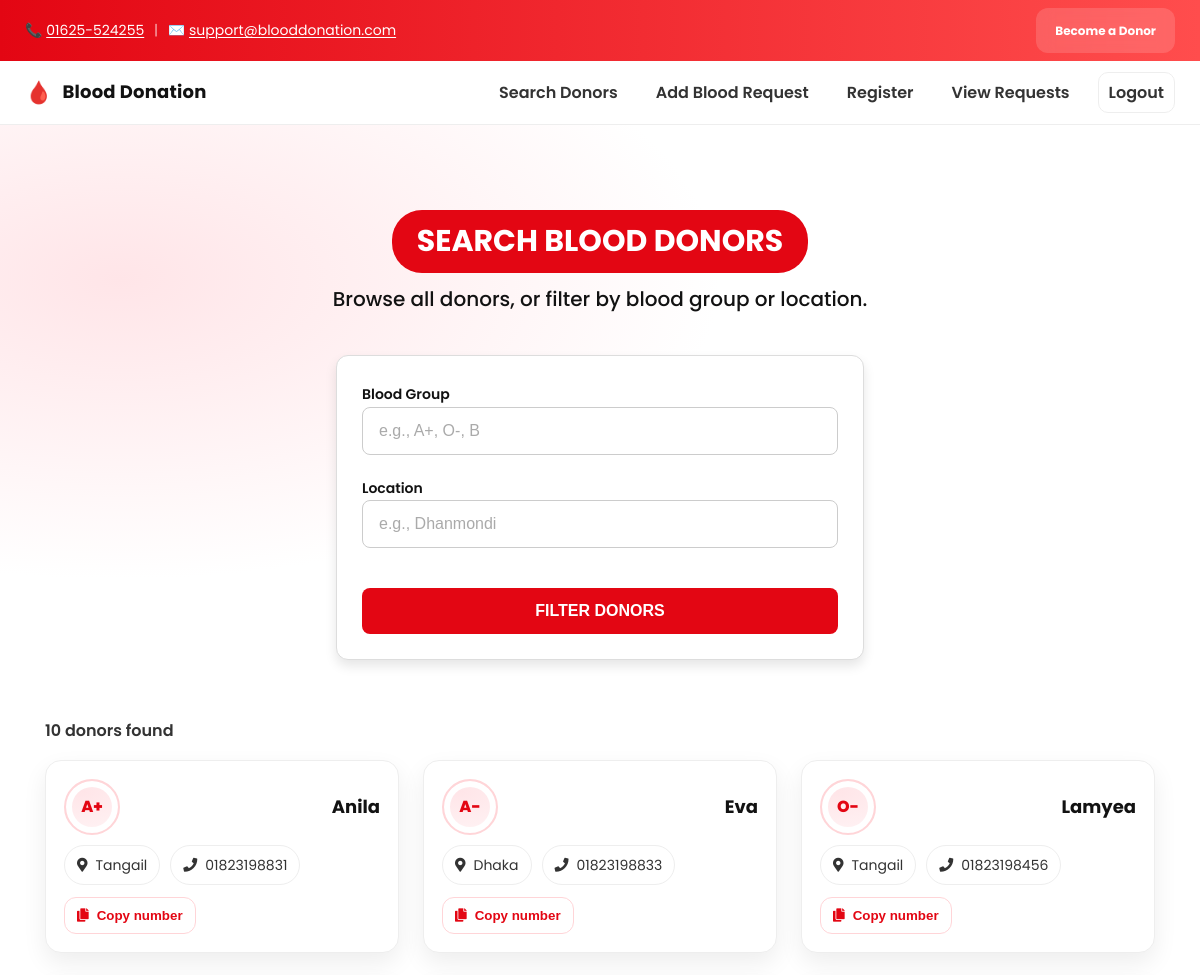
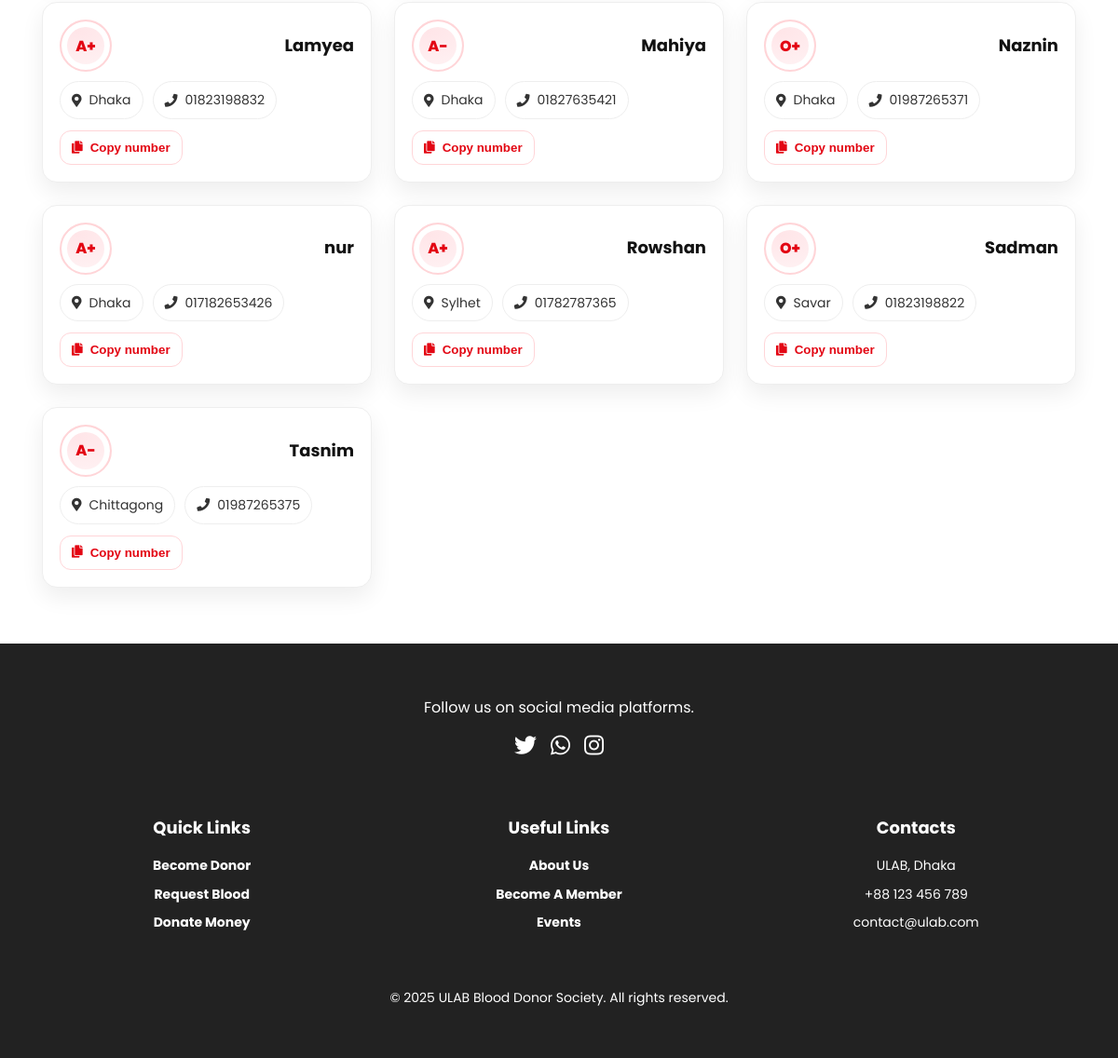
The page /search.php (signed in) on the database its author committed (2 pictures, top to bottom).
### tables this page shows
CREATE TABLE `donors` (
  `id` int(11) NOT NULL,
  `user_id` int(11) DEFAULT NULL,
  `age` int(11) DEFAULT NULL,
  `gender` varchar(10) DEFAULT NULL,
  `blood_group` varchar(5) DEFAULT NULL,
  `contact` varchar(20) DEFAULT NULL,
  `location` varchar(100) DEFAULT NULL
);

CREATE TABLE `users` (
  `id` int(11) NOT NULL,
  `name` varchar(100) DEFAULT NULL,
  `email` varchar(100) DEFAULT NULL,
  `password` varchar(255) DEFAULT NULL,
  `role` enum('donor','seeker') DEFAULT NULL,
  `created_at` timestamp NOT NULL DEFAULT current_timestamp()
);

### search.php (the view, shortened to what this page needs)
<?php
include 'db.php';
$blood_group = isset($_GET['blood_group']) ? trim($_GET['blood_group']) : '';
$location    = isset($_GET['location']) ? trim($_GET['location']) : '';
$sql = "SELECT u.name, d.blood_group, d.location, d.contact
        FROM donors d
        JOIN users u ON u.id = d.user_id
        WHERE 1=1";
$sql .= " ORDER BY u.name ASC";
$stmt = mysqli_prepare($conn, $sql);
mysqli_stmt_execute($stmt);
$result = mysqli_stmt_get_result($stmt);
$donors = [];
if ($result) {
  while ($row = mysqli_fetch_assoc($result)) {
    $donors[] = $row;
  }
}
$total = count($donors);
?>
<!DOCTYPE html>
<html lang="en">
<head>
  <link rel="stylesheet" href="style.css" />
  <link rel="stylesheet" href="https://cdnjs.cloudflare.com/ajax/libs/font-awesome/5.15.3/css/all.min.css">
</head>
<body>
  <div class="topbar">
    <div class="container topbar__inner">
      <div class="topbar__contact">
        <span>📞 <a href="tel:01625524255">01625-524255</a></span>
        <span class="divider">|</span>
        <span>✉️ <a href="mailto:support@blooddonation.com">support@blooddonation.com</a></span>
      </div>
      <div class="topbar__cta">
        <a class="btn btn-xxs btn-light" href="register.php" aria-label="Become a donor">Become a Donor</a>
      </div>
    </div>
  </div>
  <header class="site-header">
    <div class="container header__inner">
      <a href="index.php" class="brand" aria-label="Home">
        <span class="brand__mark">🩸</span>
        <span class="brand__text">Blood Donation</span>
      </a>
      <nav id="site-nav" class="nav">
        <ul>
          <li><a href="search.php">Search Donors</a></li>
          <li><a href="request_blood.php">Add Blood Request</a></li>
          <li><a href="register.php">Register</a></li>
          <li><a href="view_requests.php">View Requests</a></li>
          <?php if (isset($_SESSION['user_id'])): ?>
            <li><a href="logout.php" class="btn-link">Logout</a></li>
          <?php else: ?>
            <li><a href="login.php" class="btn-link">Login</a></li>
          <?php endif; ?>
        </ul>
      </nav>
    </div>
  </header>
  <main class="search-page page-blush">
    <div class="container">
      <div class="search-header">
        <h2>Search Blood Donors</h2>
        <p class="description">Browse all donors, or filter by blood group or location.</p>
      </div>
      <form class="search-form" method="GET" action="">
        <div>
          <label for="blood_group">Blood Group</label>
          <input type="text" id="blood_group" name="blood_group"
                 value="<?php echo htmlspecialchars($blood_group); ?>"
                 placeholder="e.g., A+, O-, B">
        </div>
        <div>
          <label for="location">Location</label>
          <input type="text" id="location" name="location"
                 value="<?php echo htmlspecialchars($location); ?>"
                 placeholder="e.g., Dhanmondi">
        </div>
        <button type="submit" class="btn btn-submit">Filter Donors</button>
      </form>
    </div>
    <div class="container results-container">
      <div class="results-meta">
        <?php if ($total > 0): ?>
          <?php echo $total; ?> donor<?php echo $total>1?'s':''; ?> found
        <?php else: ?>
          No donors match your filters.
        <?php endif; ?>
      </div>
      <?php if ($total > 0): ?>
        <div class="donor-cards">
          <?php foreach ($donors as $d): ?>
            <?php
              $n = htmlspecialchars($d['name']);
              $bg = htmlspecialchars($d['blood_group']);
              $loc = htmlspecialchars($d['location']);
              $phone = htmlspecialchars($d['contact']);
            ?>
            <article class="donor-card" aria-label="Donor card">
              <div class="donor-card__row">
                <div class="donor-badge" title="Blood group">
                  <?php echo $bg !== '' ? $bg : '—'; ?>
                </div>
                <div class="donor-name"><?php echo $n; ?></div>
              </div>
              <div class="donor-meta">
                <span class="chip" title="Location">
                  <i class="fas fa-map-marker-alt" aria-hidden="true"></i><?php echo $loc !== '' ? $loc : 'Not specified'; ?>
                </span>
                <span class="chip" title="Contact">
                  <i class="fas fa-phone" aria-hidden="true"></i><?php echo $phone !== '' ? $phone : 'Not provided'; ?>
                </span>
              </div>
              <div class="donor-actions">
                <?php if ($phone !== ''): ?>
                  <button class="btn-copy" type="button" data-phone="<?php echo $phone; ?>">
                    <i class="fas fa-copy"></i> Copy number
                  </button>
                <?php endif; ?>
              </div>
            </article>
          <?php endforeach; ?>
        </div>
      <?php else: ?>
        <div class="no-donors">No donors found.</div>
      <?php endif; ?>
    </div>
  </main>
  <footer class="site-footer">
    <div class="container footer__inner">
      <div class="footer__social">
        <p>Follow us on social media platforms.</p>
        <div class="social-icons">
          <a href="twitter-link"><i class="fab fa-twitter"></i></a>
          <a href="whatsapp-link"><i class="fab fa-whatsapp"></i></a>
          <a href="instagram-link"><i class="fab fa-instagram"></i></a>
        </div>
      </div>
      <div class="footer__links">
        <div class="footer__column">
          <h4>Quick Links</h4>
          <ul>
            <li><a href="become-donor.php">Become Donor</a></li>
            <li><a href="request-blood.php">Request Blood</a></li>
            <li><a href="donate-money.php">Donate Money</a></li>
          </ul>
        </div>
        <div class="footer__column">
          <h4>Useful Links</h4>
          <ul>
            <li><a href="about-us.php">About Us</a></li>
            <li><a href="become-member.php">Become A Member</a></li>
            <li><a href="events.php">Events</a></li>
          </ul>
        </div>
        <div class="footer__column">
          <h4>Contacts</h4>
          <ul>
            <li>ULAB, Dhaka</li>
            <li>+88 123 456 789</li>
            <li>contact@ulab.com</li>
          </ul>
        </div>
      </div>
      <p>&copy; <?php echo date('Y'); ?> ULAB Blood Donor Society. All rights reserved.</p>
    </div>
  </footer>
</body>
</html>

### search.php (style rules this page uses)
.search-page .container.results-container { max-width: 1150px; }
.donor-cards { width:100%; display:grid; grid-template-columns: repeat(3, minmax(0, 1fr)); gap:24px; margin-top:16px; }
.results-meta { margin:18px 0 8px; font-weight:600; color:var(--ink-2); }
.donor-card { background:#fff; border:1px solid var(--line); border-radius:16px; box-shadow: var(--shadow); padding:18px; transition: transform .15s ease, box-shadow .2s ease, border-color .2s ease; }
.donor-card__row { display:flex; align-items:center; justify-content:space-between; gap:12px; }
.donor-badge { display:inline-flex; align-items:center; justify-content:center; min-width:56px; height:56px; border-radius:999px; font-weight:800; border:2px solid #ffd5d8; box-shadow: inset 0 0 0 6px #fff; background: radial-gradient(240px 120px at 30% 20%, #ffe5e8 0%, #fff 70%); color: var(--brand); }
.donor-name { font-size:18px; font-weight:700; color:var(--ink); }
.donor-meta { margin-top:10px; display:flex; flex-wrap:wrap; gap:10px; }
.donor-meta .chip { display:inline-flex; align-items:center; gap:8px; background:#fff; border:1px solid var(--line); border-radius:999px; padding:8px 12px; font-size:14px; color:var(--ink-2); }
.donor-actions { margin-top:12px; display:flex; gap:10px; flex-wrap:wrap; }
.btn-copy { display:inline-flex; align-items:center; gap:8px; border:1px solid #ffd5d8; border-radius:12px; padding:10px 12px; font-weight:700; background:#fff; color:var(--brand); transition: background .2s ease, border-color .2s ease, transform .04s ease; cursor:pointer; text-decoration:none; }

### rows shown on the page
donors: blood_group "A+", user.name "Anila", location "Tangail", contact "01823198831"
donors: blood_group "A-", user.name "Eva", location "Dhaka", contact "01823198833"
donors: blood_group "O-", user.name "Lamyea", location "Tangail", contact "01823198456"
donors: blood_group "A+", user.name "Lamyea", location "Dhaka", contact "01823198832"
donors: blood_group "A-", user.name "Mahiya", location "Dhaka", contact "01827635421"
donors: blood_group "O+", user.name "Naznin", location "Dhaka", contact "01987265371"
donors: blood_group "A+", user.name "nur", location "Dhaka", contact "017182653426"
donors: blood_group "A+", user.name "Rowshan", location "Sylhet", contact "01782787365"
donors: blood_group "O+", user.name "Sadman", location "Savar", contact "01823198822"
donors: blood_group "A-", user.name "Tasnim", location "Chittagong", contact "01987265375"

### other values the page prints
$total "10"
